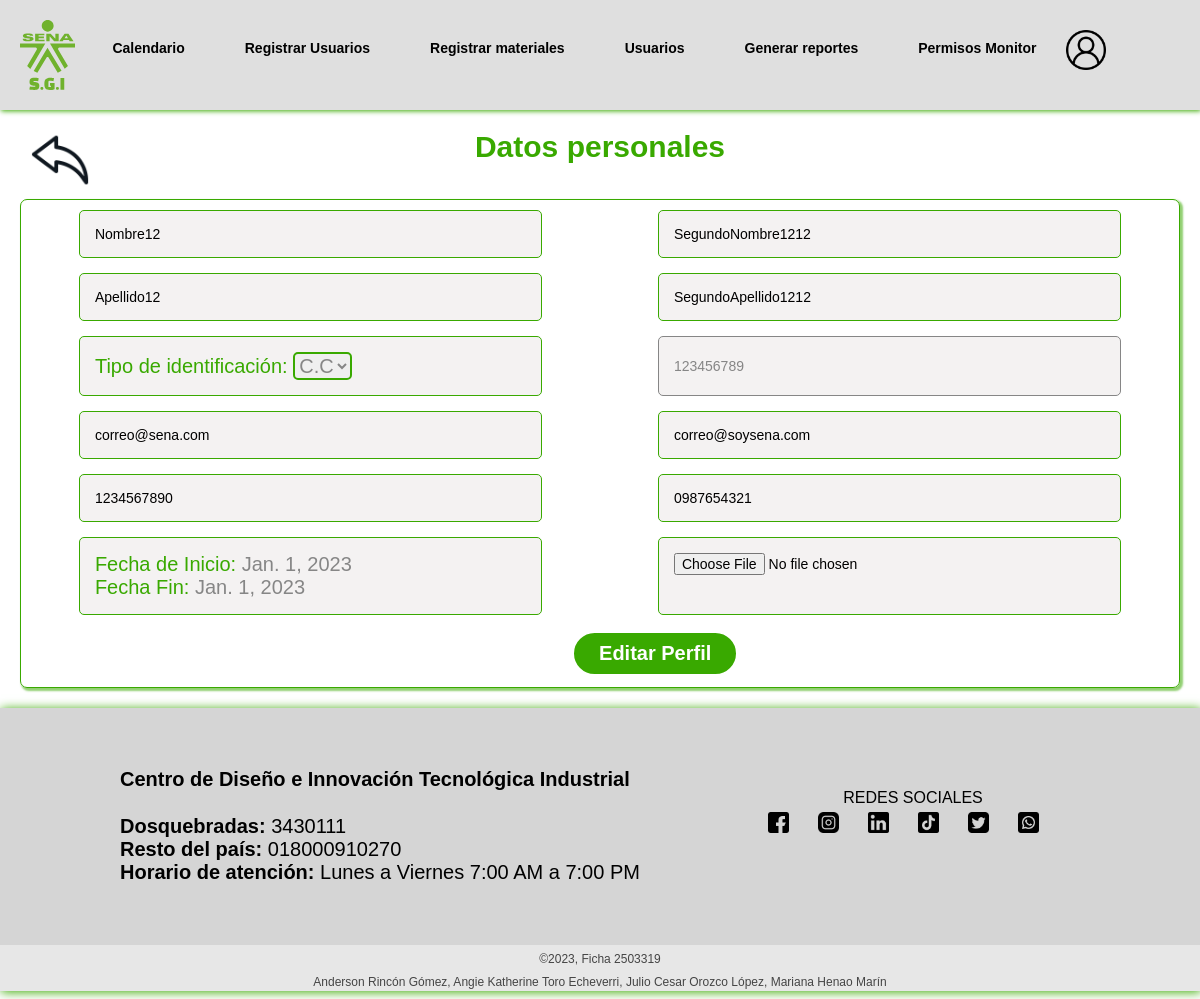
Page /cuenta_admin/ (signed in) on the committed database.
### App_SistemaGestionInventario/models.py (models this page shows, shortened)
class CustomUser(AbstractUser):
    id = models.BigAutoField(primary_key = True)
    nombre_1 = models.CharField(max_length=80)
    nombre_2 = models.CharField(max_length=80, blank=True, null=True)
    apellido_1 = models.CharField(max_length=80)
    apellido_2 = models.CharField(max_length=80, blank=True, null=True)
    id_tipo_documento = models.CharField(max_length=11, choices=tipo_documento, default='C.C')
    numero_documento = models.CharField(max_length=80, blank=False, null=False, unique=True)
    correo_sena = models.EmailField(blank=True, null=True, unique=True)
    correo_soy_sena = models.EmailField(blank=False, null=False, unique=True)
    celular_1 = models.CharField(max_length=80, unique=True)
    celular_2 = models.CharField(max_length=80, blank=True, null=True)
    id_rol = models.CharField(max_length=5, choices=rol, default='I.C')
    fecha_inicio_contrato = models.DateField()
    fecha_fin_contrato = models.DateField(blank=True, null=True)
    id_area_instrtuctor = models.CharField(max_length=6, choices=area, default='Soft')
    firma_electronica = models.ImageField()
    permiso_monitor = models.BooleanField(default=False)
    estado_cuenta = models.CharField(max_length=1, choices=estado_cuenta_usuario, default='A')
    groups = models.ManyToManyField(
        'auth.Group',
        related_name='customuser_groups',
        blank=True,
        help_text='The groups this user belongs to. A user will get all permissions granted to each of their groups.',
        verbose_name='groups',
    )
    user_permissions = models.ManyToManyField(
        'auth.Permission',
        related_name='customuser_user_permissions',
        blank=True,
        help_text='Specific permissions for this user.',
        verbose_name='user permissions',
    )

### App_SistemaGestionInventario/views.py (the view)
# urls.py: path('cuenta_admin/', views.visualizar_cuenta_administrador, name="visualizar_cuenta_administrador"),
@login_required
def visualizar_cuenta_administrador(request):
    usuario = request.user
    if request.method == 'POST':
        form = EditarPerfilForm(request.POST, request.FILES, instance=usuario)
        if form.is_valid():
            form.save()
            return redirect('visualizar_cuenta_administrador')
    else:
        form = EditarPerfilForm(instance=usuario)
    return render (request, "App_SistemaGestionInventario/administrador/visualizar_cuenta_admin.html", {'form': form})

### App_SistemaGestionInventario/forms.py
class EditarPerfilForm(forms.ModelForm):
    class Meta:
        model = CustomUser
        fields = ['nombre_1', 'nombre_2', 'apellido_1', 'apellido_2', 'id_tipo_documento', 'numero_documento', 'correo_sena', 'correo_soy_sena', 'celular_1', 'celular_2', 'fecha_inicio_contrato', 'fecha_fin_contrato', 'firma_electronica']
    def __init__(self, *args, **kwargs):
        super().__init__(*args, **kwargs)
        self.fields['fecha_inicio_contrato'].disabled = True
        self.fields['fecha_fin_contrato'].disabled = True

### App_SistemaGestionInventario/templates/App_SistemaGestionInventario/administrador/visualizar_cuenta_admin.html (shortened to what this page needs)
{% extends "App_SistemaGestionInventario/administrador/base_admin.html" %}
{% load static %}
{% block css %}
    <link rel="stylesheet" href="{% static 'App_SistemaGestionInventario/css/ver_perfil_planta_style.css' %}">
{% endblock css %}
{% block content %}
    <main>
        <h2>Datos personales</h2>
        <form action="{% url 'visualizar_cuenta_administrador' %}" class="formulario-crear-material" id="crear-materialForm" method="POST" enctype="multipart/form-data">
            <input type="text" name="nombre_1" value="{{ form.nombre_1.value|default:'' }}" placeholder="Primer nombre">
            <input type="text" name="nombre_2" value="{{ form.nombre_2.value|default:'' }}" placeholder="Segundo Nombre">
            <input type="text" name="apellido_1" value="{{ form.apellido_1.value|default:'' }}" placeholder="Primer Apellido">
            <input type="text" name="apellido_2" value="{{ form.apellido_2.value|default:'' }}" placeholder="Segundo Apellido">
            <div class="contenedor-desplegable-documento">
                <label for="id_tipo_documento">Tipo de identificación:</label>
                <select name="id_tipo_documento" placeholder="Tipo de Identificacion" readonly>
                    <option value="C.C" {% if form.id_tipo_documento.value == 'C.C' %}selected{% endif %}>C.C</option>
                </select>
            </div>
            <input type="text" name="numero_documento" value="{{ form.numero_documento.value|default:'' }}" placeholder="Numero de Identificacion" readonly>
            <input type="text" name="correo_sena" value="{{ form.correo_sena.value|default:'' }}" placeholder="Correo Sena">
            <input type="text" name="correo_soy_sena" value="{{ form.correo_soy_sena.value|default:'' }}" placeholder="Correo Soy Sena">
            <input type="text" name="celular_1" value="{{ form.celular_1.value|default:'' }}" placeholder="Numero de Telefono">
            <input type="text" name="celular_2" value="{{ form.celular_2.value|default:'' }}" placeholder="Numero de Telefono (opcional)">
            <div class="contenedor-desplegable-documento">
                <div class="fecha-item">
                    <label for="id_fecha_inicio_contrato">Fecha de Inicio:</label>
                    {{ form.fecha_inicio_contrato.value|default:'' }}
                </div>
                <div class="fecha-item">
                    <label for="id_fecha_fin_contrato">Fecha Fin:</label>
                    {{ form.fecha_fin_contrato.value|default:'' }}
                </div>
            </div>
            <input type="file" name="firma_electronica" accept="image/*">
            <div class="boton">
                <button type="submit">Editar Perfil</button>
            </div>
        </form>
    </main>
{% endblock content %}

### App_SistemaGestionInventario/templates/App_SistemaGestionInventario/administrador/base_admin.html (shortened to what this page needs)
<!DOCTYPE html>
<html lang="en">
<head>
    {% load static %}
    {% block css %}
    {% endblock css%}
    <link rel="stylesheet" href="{% static 'App_SistemaGestionInventario/css/base_admin_style.css' %}">
</head>
<body>
    <header class="header">
        <div class="seccion-logo">
            <a class="logo" href="{% url 'funciones_administrador' %}"><img src="{% static 'App_SistemaGestionInventario/img/logo-sena-verde-actual-2022.svg' %}" alt="logo.sena"></a>
        </div>
        <div class="seccion-menu">
            <nav class="nav">
                <ul class="menu">
                    <li><a href="{% url 'calendario_administrador' %}">Calendario</a></li>
                    <li><a href="{% url 'crear_usuario' %}">Registrar Usuarios</a></li>
                    <li><a href="{% url 'registrar_materiales_administrador' %}" class="contenedor-link">Registrar materiales</a></li>
                    <li><a href="{% url 'visualizar_usuarios' %}">Usuarios</a></li>
                    <li><a href="{% url 'generar_reporte_admin' %}">Generar reportes</a></li>
                    <li><a href="{% url 'vista_permisos_administrador' %}">Permisos Monitor</a></li>
                </ul>
            </nav>
        </div>
        <div class="seccion-iconos">
            <div class="menu-container">
                <img src="{% static 'App_SistemaGestionInventario/img/usuario512px.png' %}" alt="Menú" class="menu-trigger" onclick="toggleMenu()">
            </div>
        </div>
    </header>
    <a class="flecha" href="{% url 'funciones_administrador' %}">
        <img src="{% static 'App_SistemaGestionInventario/img/FlechaVolver.png' %}" alt="Volver">
    </a>
    {% block content %}{% endblock %}
    <footer>
        <div class="contenedor-footer">
            <div class="contenedor-info">
                <h3 class="nombre-sena"><strong>Centro de Diseño e Innovación Tecnológica Industrial</strong></h3>
                <span class="info-footer"><strong>Dosquebradas:</strong> 3430111</span>
                <span class="info-footer"><strong>Resto del país:</strong> 018000910270</span>
                <span class="info-footer"><strong>Horario de atención:</strong> Lunes a Viernes 7:00 AM a 7:00 PM</span>
            </div>
            <div class="contenedor-redes">
                <span class="titulo-redes-sociales">Redes Sociales</span>
                <div class="redes-sociales-contenedor">
                    <a href="https://web.facebook.com/SENARisaralda" class="link-social" target="_blank"></a>
                    <a href="https://www.instagram.com/senadosquebradas/?hl=es" class="link-social" target="_blank"></a>
                    <a href="https://www.linkedin.com/school/servicio-nacional-de-aprendizaje-sena-/" class="link-social" target="_blank"></a>
                    <a href="https://www.tiktok.com/@senacomunica_" class="link-social" target="_blank"></a>
                    <a href="https://twitter.com/SENAComunica" class="link-social" target="_blank"></a>
                    <a href="https://api.whatsapp.com/send/?phone=573168760255&text&app_absent=0" class="link-social" target="_blank"></a>
                </div>
            </div>
        </div>
        <div class="contenedor-copyright">
            <center>
            <span class="copyright">&copy;2023, Ficha 2503319 <br> Anderson Rincón Gómez, Angie Katherine Toro Echeverri, Julio Cesar Orozco López, Mariana Henao Marín</span>
            </center>
        </div>
    </footer>
</body>
</html>

### App_SistemaGestionInventario/static/App_SistemaGestionInventario/css/ver_perfil_planta_style.css (style rules this page uses)
h2 { font-size: 30px; text-align: center; color: #39A900; padding-bottom: 3%; }
label { color: #39A900; }
.formulario-crear-material { display: flex; width: 100%; margin: auto; padding-top: 10px; flex-wrap: wrap; justify-content: space-around; border: 1px solid #39A900; border-radius: 7px; box-shadow: 2px 2px 2px 1px #39A9008e; padding-bottom: 10px; }
.formulario-crear-material input { margin-bottom: 15px; padding: 15px; border: 1px solid #39A900; border-radius: 5px; width: 40%; background-color: #f4f2f2; font-size: 14px; }
.formulario-crear-material .contenedor-desplegable-documento { margin-bottom: 15px; padding: 15px; border: 1px solid #39A900; border-radius: 5px; width: 40%; background-color: #f4f2f2; position: relative; display: inline-block; }
.boton { width: 50%; }
.boton button { font-weight: 700; color: #ffffff; background-color: #39A900; padding: 9px 25px; border-color: #ffffff; border: solid; border-radius: 50px; cursor: pointer; transition: all 0.3s ease 0s; margin-left: 45%; }
::placeholder { color: #767676; }
input[readonly] { border-color: #868686; color: #868686; }
.fecha-item, .info-fecha { border-color: #868686; color: #868686; }
select { border: 2px solid #39A900; border-radius: 5px; color: #868686; }

### rows in the picture
CustomUser: nombre_1 "Nombre12", nombre_2 "SegundoNombre1212", apellido_1 "Apellido12", apellido_2 "SegundoApellido1212", id_tipo_documento "C.C", numero_documento "123456789", correo_sena "correo@sena.com", correo_soy_sena "correo@soysena.com", celular_1 "1234567890", celular_2 "0987654321", fecha_inicio_contrato.value "Jan. 1, 2023", fecha_fin_contrato.value "Jan. 1, 2023"
